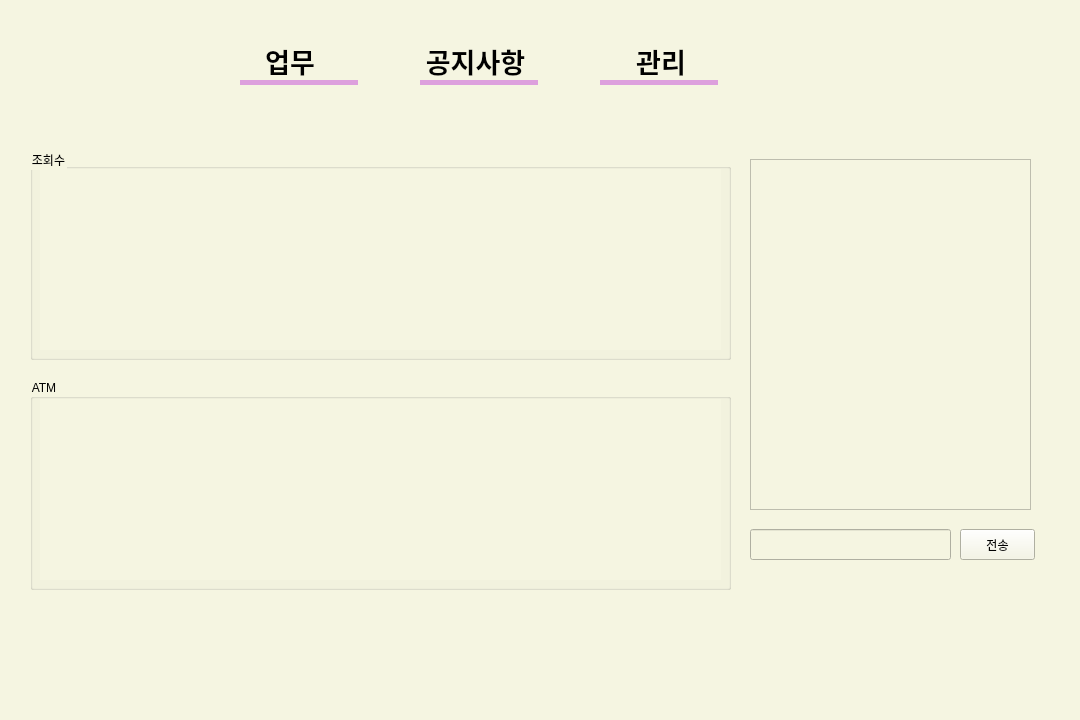
<?xml version="1.0" encoding="UTF-8"?>
<ui version="4.0">
 <class>MainWindow</class>
 <widget class="QMainWindow" name="MainWindow">
  <property name="geometry">
   <rect>
    <x>0</x>
    <y>0</y>
    <width>1080</width>
    <height>720</height>
   </rect>
  </property>
  <property name="windowTitle">
   <string>MainWindow</string>
  </property>
  <property name="styleSheet">
   <string notr="true">background-color:rgb(245, 245, 225)</string>
  </property>
  <widget class="QWidget" name="centralwidget">
   <widget class="QStackedWidget" name="stackedWidget">
    <property name="geometry">
     <rect>
      <x>10</x>
      <y>109</y>
      <width>1051</width>
      <height>591</height>
     </rect>
    </property>
    <property name="currentIndex">
     <number>2</number>
    </property>
    <widget class="QWidget" name="page">
     <widget class="QLabel" name="logo">
      <property name="geometry">
       <rect>
        <x>50</x>
        <y>30</y>
        <width>101</width>
        <height>81</height>
       </rect>
      </property>
      <property name="styleSheet">
       <string notr="true"/>
      </property>
      <property name="text">
       <string/>
      </property>
     </widget>
     <widget class="QWidget" name="horizontalLayoutWidget_2">
      <property name="geometry">
       <rect>
        <x>130</x>
        <y>130</y>
        <width>160</width>
        <height>41</height>
       </rect>
      </property>
      <layout class="QHBoxLayout" name="horizontalLayout">
       <item>
        <widget class="QLabel" name="label">
         <property name="text">
          <string>고객이름</string>
         </property>
        </widget>
       </item>
       <item>
        <widget class="QLineEdit" name="lineEdit"/>
       </item>
      </layout>
     </widget>
     <widget class="QPushButton" name="searchBtn1">
      <property name="geometry">
       <rect>
        <x>300</x>
        <y>135</y>
        <width>61</width>
        <height>31</height>
       </rect>
      </property>
      <property name="styleSheet">
       <string notr="true">QPushButton {
    background-color: #fdfdea;
    color: #4a4a4a;
    border: 2px solid #dda0dd;
    border-radius: 12px;
    padding: 6px 14px;
}
QPushButton:hover {
    background-color: #e6cce6;
}
QPushButton:pressed {
    background-color: #c183c1;
    border-style: inset;
}

</string>
      </property>
      <property name="text">
       <string>검색</string>
      </property>
     </widget>
     <widget class="QTableWidget" name="tableWidget">
      <property name="geometry">
       <rect>
        <x>130</x>
        <y>210</y>
        <width>361</width>
        <height>221</height>
       </rect>
      </property>
      <property name="styleSheet">
       <string notr="true">QTableWidget {
alternate-background-color: rgb(250, 250, 240);
    background-color: rgb(245, 245, 225);     /* 아이보리 배경 */
    color: #3a3a3a;                            /* 진한 회색 텍스트 */
    gridline-color: rgb(221, 160, 221);        /* 플럼 색상의 셀 경계선 */
    font-size: 14px;
    selection-background-color: rgb(221, 160, 221); /* 선택 시 배경 */
    selection-color: white;                   /* 선택 시 텍스트 */
    border: none;
}

QHeaderView::section {
    background-color: rgb(221, 160, 221);     /* 플럼 헤더 */
    color: white;
    padding: 4px;
    border: none;
    font-weight: bold;
}

QTableWidget::item {
    padding: 6px;
    border: none;
}

QTableWidget::item:selected {
    background-color: rgb(221, 160, 221);     /* 선택 셀 배경 */
    color: white;
}

</string>
      </property>
      <row/>
      <column>
       <property name="text">
        <string>이름</string>
       </property>
      </column>
      <column>
       <property name="text">
        <string>계좌</string>
       </property>
      </column>
      <column>
       <property name="text">
        <string>생년월일</string>
       </property>
      </column>
     </widget>
     <widget class="QPushButton" name="resetBtn1">
      <property name="geometry">
       <rect>
        <x>370</x>
        <y>135</y>
        <width>61</width>
        <height>31</height>
       </rect>
      </property>
      <property name="styleSheet">
       <string notr="true">QPushButton {
    background-color: #fdfdea;
    color: #4a4a4a;
    border: 2px solid #dda0dd;
    border-radius: 12px;
    padding: 6px 14px;
}
QPushButton:hover {
    background-color: #e6cce6;
}
QPushButton:pressed {
    background-color: #c183c1;
    border-style: inset;
}

</string>
      </property>
      <property name="text">
       <string>초기화</string>
      </property>
     </widget>
     <widget class="QLabel" name="label_4">
      <property name="geometry">
       <rect>
        <x>510</x>
        <y>160</y>
        <width>61</width>
        <height>16</height>
       </rect>
      </property>
      <property name="text">
       <string>계좌 번호</string>
      </property>
     </widget>
     <widget class="QPushButton" name="createAccount">
      <property name="geometry">
       <rect>
        <x>560</x>
        <y>200</y>
        <width>61</width>
        <height>31</height>
       </rect>
      </property>
      <property name="styleSheet">
       <string notr="true">QPushButton {
    background-color: #fdfdea;
    color: #4a4a4a;
    border: 2px solid #dda0dd;
    border-radius: 12px;
    padding: 6px 14px;
}
QPushButton:hover {
    background-color: #e6cce6;
}
QPushButton:pressed {
    background-color: #c183c1;
    border-style: inset;
}

</string>
      </property>
      <property name="text">
       <string>생성</string>
      </property>
     </widget>
     <widget class="QLineEdit" name="resident">
      <property name="geometry">
       <rect>
        <x>580</x>
        <y>120</y>
        <width>113</width>
        <height>20</height>
       </rect>
      </property>
     </widget>
     <widget class="QLabel" name="label_2">
      <property name="geometry">
       <rect>
        <x>510</x>
        <y>90</y>
        <width>61</width>
        <height>16</height>
       </rect>
      </property>
      <property name="text">
       <string>고객이름</string>
      </property>
     </widget>
     <widget class="QLabel" name="label_3">
      <property name="geometry">
       <rect>
        <x>510</x>
        <y>120</y>
        <width>61</width>
        <height>16</height>
       </rect>
      </property>
      <property name="text">
       <string>생년월일</string>
      </property>
     </widget>
     <widget class="QLineEdit" name="accountNum">
      <property name="geometry">
       <rect>
        <x>580</x>
        <y>150</y>
        <width>113</width>
        <height>20</height>
       </rect>
      </property>
     </widget>
     <widget class="QLineEdit" name="clientName">
      <property name="geometry">
       <rect>
        <x>570</x>
        <y>90</y>
        <width>113</width>
        <height>20</height>
       </rect>
      </property>
     </widget>
    </widget>
    <widget class="QWidget" name="page_2">
     <widget class="QPushButton" name="createAlertBtn">
      <property name="geometry">
       <rect>
        <x>890</x>
        <y>270</y>
        <width>61</width>
        <height>31</height>
       </rect>
      </property>
      <property name="styleSheet">
       <string notr="true">QPushButton {
    background-color: #fdfdea;
    color: #4a4a4a;
    border: 2px solid #dda0dd;
    border-radius: 12px;
    padding: 6px 14px;
}
QPushButton:hover {
    background-color: #e6cce6;
}
QPushButton:pressed {
    background-color: #c183c1;
    border-style: inset;
}

</string>
      </property>
      <property name="text">
       <string>작성</string>
      </property>
     </widget>
     <widget class="QLabel" name="noContent">
      <property name="geometry">
       <rect>
        <x>490</x>
        <y>190</y>
        <width>191</width>
        <height>61</height>
       </rect>
      </property>
      <property name="text">
       <string>공지사항 없음</string>
      </property>
     </widget>
     <widget class="QFrame" name="noticeframe">
      <property name="geometry">
       <rect>
        <x>220</x>
        <y>20</y>
        <width>581</width>
        <height>351</height>
       </rect>
      </property>
      <property name="frameShape">
       <enum>QFrame::Shape::StyledPanel</enum>
      </property>
      <property name="frameShadow">
       <enum>QFrame::Shadow::Raised</enum>
      </property>
      <widget class="QWidget" name="horizontalLayoutWidget_6">
       <property name="geometry">
        <rect>
         <x>20</x>
         <y>250</y>
         <width>521</width>
         <height>80</height>
        </rect>
       </property>
       <layout class="QHBoxLayout" name="horizontalLayout_5">
        <item>
         <widget class="QLabel" name="id4">
          <property name="text">
           <string/>
          </property>
         </widget>
        </item>
        <item>
         <widget class="ClickableLabel" name="title4">
          <property name="text">
           <string/>
          </property>
         </widget>
        </item>
        <item>
         <widget class="QLabel" name="writer4">
          <property name="text">
           <string/>
          </property>
         </widget>
        </item>
        <item>
         <widget class="QLabel" name="date4">
          <property name="text">
           <string/>
          </property>
         </widget>
        </item>
       </layout>
      </widget>
      <widget class="QWidget" name="horizontalLayoutWidget_4">
       <property name="geometry">
        <rect>
         <x>20</x>
         <y>90</y>
         <width>521</width>
         <height>80</height>
        </rect>
       </property>
       <layout class="QHBoxLayout" name="horizontalLayout_3">
        <item>
         <widget class="QLabel" name="id2">
          <property name="text">
           <string/>
          </property>
         </widget>
        </item>
        <item>
         <widget class="ClickableLabel" name="title2">
          <property name="text">
           <string/>
          </property>
         </widget>
        </item>
        <item>
         <widget class="QLabel" name="writer2">
          <property name="text">
           <string/>
          </property>
         </widget>
        </item>
        <item>
         <widget class="QLabel" name="date2">
          <property name="text">
           <string/>
          </property>
         </widget>
        </item>
       </layout>
      </widget>
      <widget class="QWidget" name="horizontalLayoutWidget_5">
       <property name="geometry">
        <rect>
         <x>20</x>
         <y>170</y>
         <width>521</width>
         <height>80</height>
        </rect>
       </property>
       <layout class="QHBoxLayout" name="horizontalLayout_4">
        <item>
         <widget class="QLabel" name="id3">
          <property name="text">
           <string/>
          </property>
         </widget>
        </item>
        <item>
         <widget class="ClickableLabel" name="title3">
          <property name="text">
           <string/>
          </property>
         </widget>
        </item>
        <item>
         <widget class="QLabel" name="writer3">
          <property name="text">
           <string/>
          </property>
         </widget>
        </item>
        <item>
         <widget class="QLabel" name="date3">
          <property name="text">
           <string/>
          </property>
         </widget>
        </item>
       </layout>
      </widget>
      <widget class="QWidget" name="horizontalLayoutWidget_3">
       <property name="geometry">
        <rect>
         <x>20</x>
         <y>10</y>
         <width>521</width>
         <height>80</height>
        </rect>
       </property>
       <layout class="QHBoxLayout" name="horizontalLayout_2">
        <item>
         <widget class="QLabel" name="id1">
          <property name="text">
           <string/>
          </property>
         </widget>
        </item>
        <item>
         <widget class="ClickableLabel" name="title1">
          <property name="text">
           <string/>
          </property>
         </widget>
        </item>
        <item>
         <widget class="QLabel" name="writer1">
          <property name="text">
           <string/>
          </property>
         </widget>
        </item>
        <item>
         <widget class="QLabel" name="date1">
          <property name="text">
           <string/>
          </property>
         </widget>
        </item>
       </layout>
      </widget>
     </widget>
     <widget class="QFrame" name="createnotice">
      <property name="geometry">
       <rect>
        <x>360</x>
        <y>0</y>
        <width>371</width>
        <height>261</height>
       </rect>
      </property>
      <property name="frameShape">
       <enum>QFrame::Shape::StyledPanel</enum>
      </property>
      <property name="frameShadow">
       <enum>QFrame::Shadow::Raised</enum>
      </property>
      <widget class="QLabel" name="label_9">
       <property name="geometry">
        <rect>
         <x>30</x>
         <y>20</y>
         <width>38</width>
         <height>12</height>
        </rect>
       </property>
       <property name="text">
        <string>제목 :</string>
       </property>
      </widget>
      <widget class="QLabel" name="label_12">
       <property name="geometry">
        <rect>
         <x>30</x>
         <y>60</y>
         <width>38</width>
         <height>12</height>
        </rect>
       </property>
       <property name="text">
        <string>내용</string>
       </property>
      </widget>
      <widget class="QLineEdit" name="create_title">
       <property name="geometry">
        <rect>
         <x>70</x>
         <y>20</y>
         <width>113</width>
         <height>20</height>
        </rect>
       </property>
      </widget>
      <widget class="QTextEdit" name="create_content">
       <property name="geometry">
        <rect>
         <x>20</x>
         <y>80</y>
         <width>291</width>
         <height>121</height>
        </rect>
       </property>
      </widget>
      <widget class="QPushButton" name="postBtn">
       <property name="geometry">
        <rect>
         <x>110</x>
         <y>210</y>
         <width>61</width>
         <height>31</height>
        </rect>
       </property>
       <property name="styleSheet">
        <string notr="true">QPushButton {
    background-color: #fdfdea;
    color: #4a4a4a;
    border: 2px solid #dda0dd;
    border-radius: 12px;
    padding: 6px 14px;
}
QPushButton:hover {
    background-color: #e6cce6;
}
QPushButton:pressed {
    background-color: #c183c1;
    border-style: inset;
}

</string>
       </property>
       <property name="text">
        <string>올리기</string>
       </property>
      </widget>
     </widget>
     <widget class="QPushButton" name="detail_return">
      <property name="geometry">
       <rect>
        <x>890</x>
        <y>320</y>
        <width>61</width>
        <height>31</height>
       </rect>
      </property>
      <property name="styleSheet">
       <string notr="true">QPushButton {
    background-color: #fdfdea;
    color: #4a4a4a;
    border: 2px solid #dda0dd;
    border-radius: 12px;
    padding: 6px 14px;
}
QPushButton:hover {
    background-color: #e6cce6;
}
QPushButton:pressed {
    background-color: #c183c1;
    border-style: inset;
}

</string>
      </property>
      <property name="text">
       <string>이전</string>
      </property>
     </widget>
     <widget class="QFrame" name="detail">
      <property name="geometry">
       <rect>
        <x>250</x>
        <y>25</y>
        <width>371</width>
        <height>261</height>
       </rect>
      </property>
      <property name="frameShape">
       <enum>QFrame::Shape::StyledPanel</enum>
      </property>
      <property name="frameShadow">
       <enum>QFrame::Shadow::Raised</enum>
      </property>
      <widget class="QLabel" name="label_5">
       <property name="geometry">
        <rect>
         <x>30</x>
         <y>20</y>
         <width>38</width>
         <height>12</height>
        </rect>
       </property>
       <property name="text">
        <string>제목 :</string>
       </property>
      </widget>
      <widget class="QLabel" name="detail_title">
       <property name="geometry">
        <rect>
         <x>70</x>
         <y>20</y>
         <width>38</width>
         <height>12</height>
        </rect>
       </property>
       <property name="text">
        <string/>
       </property>
      </widget>
      <widget class="QLabel" name="label_6">
       <property name="geometry">
        <rect>
         <x>30</x>
         <y>50</y>
         <width>38</width>
         <height>12</height>
        </rect>
       </property>
       <property name="text">
        <string>글쓴이 :</string>
       </property>
      </widget>
      <widget class="QLabel" name="label_7">
       <property name="geometry">
        <rect>
         <x>30</x>
         <y>70</y>
         <width>38</width>
         <height>12</height>
        </rect>
       </property>
       <property name="text">
        <string>날짜 :</string>
       </property>
      </widget>
      <widget class="QLabel" name="label_8">
       <property name="geometry">
        <rect>
         <x>30</x>
         <y>100</y>
         <width>38</width>
         <height>12</height>
        </rect>
       </property>
       <property name="text">
        <string>내용</string>
       </property>
      </widget>
      <widget class="QLabel" name="detail_writer">
       <property name="geometry">
        <rect>
         <x>70</x>
         <y>50</y>
         <width>38</width>
         <height>12</height>
        </rect>
       </property>
       <property name="text">
        <string/>
       </property>
      </widget>
      <widget class="QLabel" name="detail_date">
       <property name="geometry">
        <rect>
         <x>60</x>
         <y>70</y>
         <width>38</width>
         <height>12</height>
        </rect>
       </property>
       <property name="text">
        <string/>
       </property>
      </widget>
      <widget class="QLabel" name="detail_content">
       <property name="geometry">
        <rect>
         <x>30</x>
         <y>120</y>
         <width>291</width>
         <height>111</height>
        </rect>
       </property>
       <property name="text">
        <string/>
       </property>
      </widget>
     </widget>
    </widget>
    <widget class="QWidget" name="page_3">
     <widget class="QGroupBox" name="countBox">
      <property name="geometry">
       <rect>
        <x>20</x>
        <y>40</y>
        <width>701</width>
        <height>211</height>
       </rect>
      </property>
      <property name="title">
       <string>조회수</string>
      </property>
      <widget class="QWidget" name="verticalLayoutWidget">
       <property name="geometry">
        <rect>
         <x>10</x>
         <y>20</y>
         <width>681</width>
         <height>181</height>
        </rect>
       </property>
       <layout class="QVBoxLayout" name="barlayout"/>
      </widget>
     </widget>
     <widget class="QGroupBox" name="ATMlogBox">
      <property name="geometry">
       <rect>
        <x>20</x>
        <y>270</y>
        <width>701</width>
        <height>211</height>
       </rect>
      </property>
      <property name="title">
       <string>ATM</string>
      </property>
      <widget class="QWidget" name="verticalLayoutWidget_2">
       <property name="geometry">
        <rect>
         <x>10</x>
         <y>20</y>
         <width>681</width>
         <height>181</height>
        </rect>
       </property>
       <layout class="QVBoxLayout" name="linelayout"/>
      </widget>
     </widget>
     <widget class="QPlainTextEdit" name="chatbox">
      <property name="geometry">
       <rect>
        <x>740</x>
        <y>50</y>
        <width>281</width>
        <height>351</height>
       </rect>
      </property>
     </widget>
     <widget class="QLineEdit" name="chatline">
      <property name="geometry">
       <rect>
        <x>740</x>
        <y>420</y>
        <width>201</width>
        <height>31</height>
       </rect>
      </property>
     </widget>
     <widget class="QPushButton" name="chatSendBtn">
      <property name="geometry">
       <rect>
        <x>950</x>
        <y>420</y>
        <width>75</width>
        <height>31</height>
       </rect>
      </property>
      <property name="text">
       <string>전송</string>
      </property>
     </widget>
    </widget>
   </widget>
   <widget class="QWidget" name="horizontalLayoutWidget">
    <property name="geometry">
     <rect>
      <x>200</x>
      <y>40</y>
      <width>551</width>
      <height>41</height>
     </rect>
    </property>
    <layout class="QHBoxLayout" name="header">
     <item>
      <widget class="ClickableLabel" name="work">
       <property name="font">
        <font>
         <family>함초롬바탕</family>
         <pointsize>20</pointsize>
         <bold>true</bold>
        </font>
       </property>
       <property name="text">
        <string>업무</string>
       </property>
       <property name="textFormat">
        <enum>Qt::TextFormat::AutoText</enum>
       </property>
       <property name="alignment">
        <set>Qt::AlignmentFlag::AlignCenter</set>
       </property>
      </widget>
     </item>
     <item>
      <widget class="ClickableLabel" name="announcement">
       <property name="font">
        <font>
         <family>함초롬바탕</family>
         <pointsize>20</pointsize>
         <bold>true</bold>
        </font>
       </property>
       <property name="text">
        <string>공지사항</string>
       </property>
       <property name="textFormat">
        <enum>Qt::TextFormat::AutoText</enum>
       </property>
       <property name="alignment">
        <set>Qt::AlignmentFlag::AlignCenter</set>
       </property>
      </widget>
     </item>
     <item>
      <widget class="ClickableLabel" name="management">
       <property name="font">
        <font>
         <family>함초롬바탕</family>
         <pointsize>20</pointsize>
         <bold>true</bold>
        </font>
       </property>
       <property name="text">
        <string>관리</string>
       </property>
       <property name="textFormat">
        <enum>Qt::TextFormat::AutoText</enum>
       </property>
       <property name="alignment">
        <set>Qt::AlignmentFlag::AlignCenter</set>
       </property>
      </widget>
     </item>
    </layout>
   </widget>
   <widget class="Line" name="work_line">
    <property name="geometry">
     <rect>
      <x>240</x>
      <y>80</y>
      <width>118</width>
      <height>5</height>
     </rect>
    </property>
    <property name="styleSheet">
     <string notr="true">QFrame {
	color: rgb(221, 160, 221);
	background-color: rgb(221, 160, 221);
    max-height: 3px;
    min-height: 3px;
}
</string>
    </property>
    <property name="frameShadow">
     <enum>QFrame::Shadow::Plain</enum>
    </property>
    <property name="lineWidth">
     <number>2</number>
    </property>
    <property name="midLineWidth">
     <number>6</number>
    </property>
    <property name="orientation">
     <enum>Qt::Orientation::Horizontal</enum>
    </property>
   </widget>
   <widget class="Line" name="work_line_2">
    <property name="geometry">
     <rect>
      <x>420</x>
      <y>80</y>
      <width>118</width>
      <height>5</height>
     </rect>
    </property>
    <property name="styleSheet">
     <string notr="true">QFrame {
	color: rgb(221, 160, 221);
	background-color: rgb(221, 160, 221);
    max-height: 3px;
    min-height: 3px;
}
</string>
    </property>
    <property name="frameShadow">
     <enum>QFrame::Shadow::Plain</enum>
    </property>
    <property name="lineWidth">
     <number>2</number>
    </property>
    <property name="midLineWidth">
     <number>6</number>
    </property>
    <property name="orientation">
     <enum>Qt::Orientation::Horizontal</enum>
    </property>
   </widget>
   <widget class="Line" name="work_line_3">
    <property name="geometry">
     <rect>
      <x>600</x>
      <y>80</y>
      <width>118</width>
      <height>5</height>
     </rect>
    </property>
    <property name="styleSheet">
     <string notr="true">QFrame {
	color: rgb(221, 160, 221);
	background-color: rgb(221, 160, 221);
    max-height: 3px;
    min-height: 3px;
}
</string>
    </property>
    <property name="frameShadow">
     <enum>QFrame::Shadow::Plain</enum>
    </property>
    <property name="lineWidth">
     <number>2</number>
    </property>
    <property name="midLineWidth">
     <number>6</number>
    </property>
    <property name="orientation">
     <enum>Qt::Orientation::Horizontal</enum>
    </property>
   </widget>
  </widget>
  <widget class="QStatusBar" name="statusbar"/>
 </widget>
 <customwidgets>
  <customwidget>
   <class>ClickableLabel</class>
   <extends>QLabel</extends>
   <header>clickablelabel.h</header>
  </customwidget>
 </customwidgets>
 <resources/>
 <connections/>
</ui>
